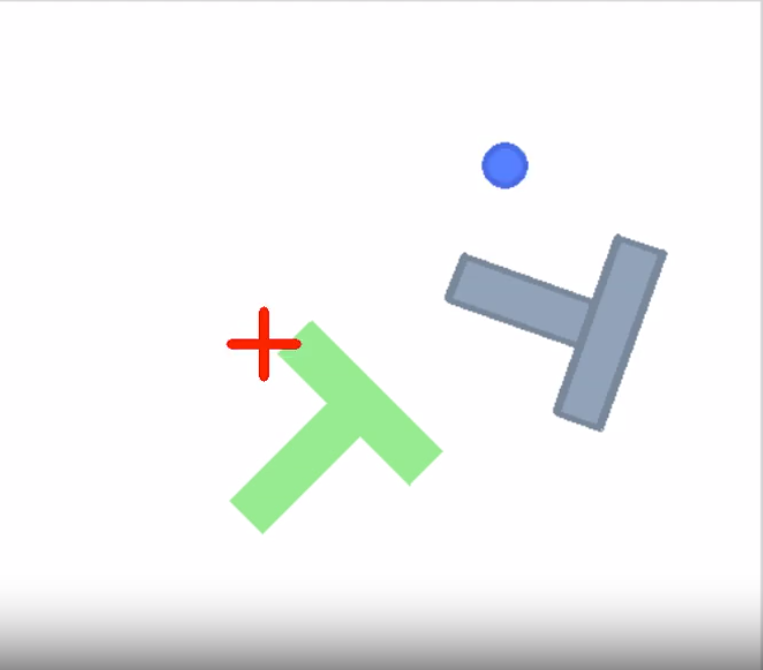
#> input picture 1.png, 763 x 670 px
$ python get_hsv.py
#> lines starting #> are read from the running program, lines starting #| are printed output that depends on the picture; after the words box and inside, x2 and y2 are one past the last pixel; in counts of white or black regions, pixels touching at a corner belong together
import cv2
import numpy as np

# 读图
img = cv2.imread("1.png")  # BGR格式
#> img is the input picture: shape (670, 763, 3); mean B, G, R 242.3, 243, 241.3
hsv_img = cv2.cvtColor(img, cv2.COLOR_BGR2HSV)
#> hsv_img: shape (670, 763, 3); mean H, S, V 143, 7, 245.6

# 定义颜色范围
color_ranges = {
    "green": [(np.array([50, 50, 50]), np.array([90, 255, 255]))],        # 绿色范围示例
    "grey": [(np.array([100, 10, 60]), np.array([130, 80, 200]))]    # 灰蓝色范围示例
}

# 创建掩码并可视化
vis_img = img.copy()

for color_name, ranges in color_ranges.items():
    mask_total = np.zeros(hsv_img.shape[:2], dtype=np.uint8)
    for lower, upper in ranges:
        mask = cv2.inRange(hsv_img, lower, upper)
        mask_total = cv2.bitwise_or(mask_total, mask)

    # 检查是否有像素符合要求
    if np.any(mask_total > 0):
        print(f"图像中存在 {color_name} 的像素点")
    else:
        print(f"图像中不存在 {color_name} 的像素点")

    # 用不同颜色绘制符合要求的像素点
    # green -> 红色标记，grey -> 蓝色标记
    color_bgr = (0, 0, 255) if color_name == "green" else (255, 0, 0)
    vis_img[mask_total > 0] = color_bgr
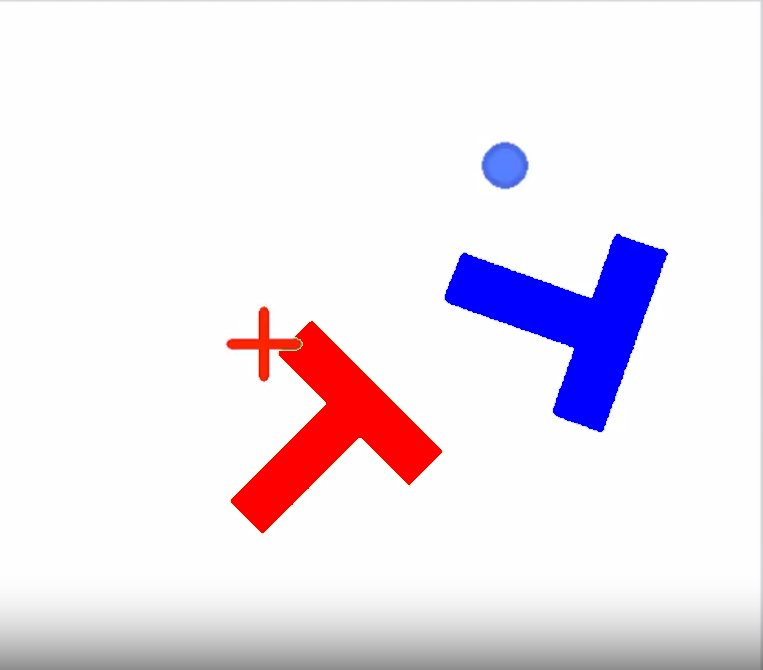
#> vis_img: shape (670, 763, 3); 6.46% of pixels changed, all inside (x1, y1, x2, y2) = (231, 234, 668, 533)

# 保存可视化结果
cv2.imwrite("color_detection_result.jpg", vis_img)
print("可视化结果已保存为 color_detection_result.jpg")

$ run again, with image_debug.png copied over 1.png
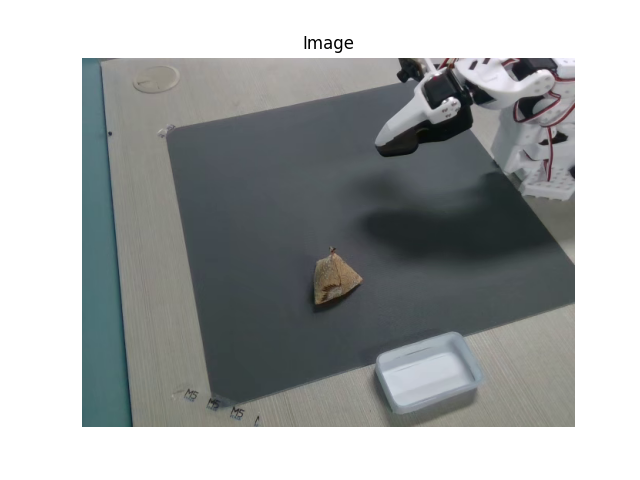
#> input picture image_debug.png, 640 x 480 px
#> img is the input picture: shape (480, 640, 3); mean B, G, R 167.3, 167.3, 164.2
#> hsv_img: shape (480, 640, 3); mean H, S, V 45.2, 17.8, 169.1
#> after the loop `for color_name, ranges in color_ranges.items():`:
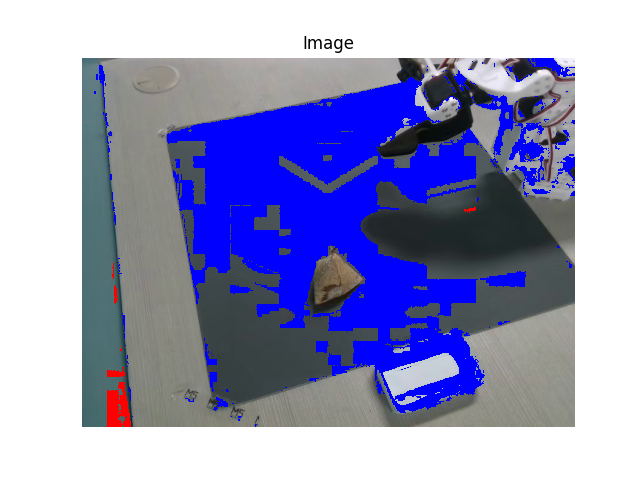
#> vis_img: shape (480, 640, 3); 16.98% of pixels changed, all inside (x1, y1, x2, y2) = (94, 58, 575, 427)
